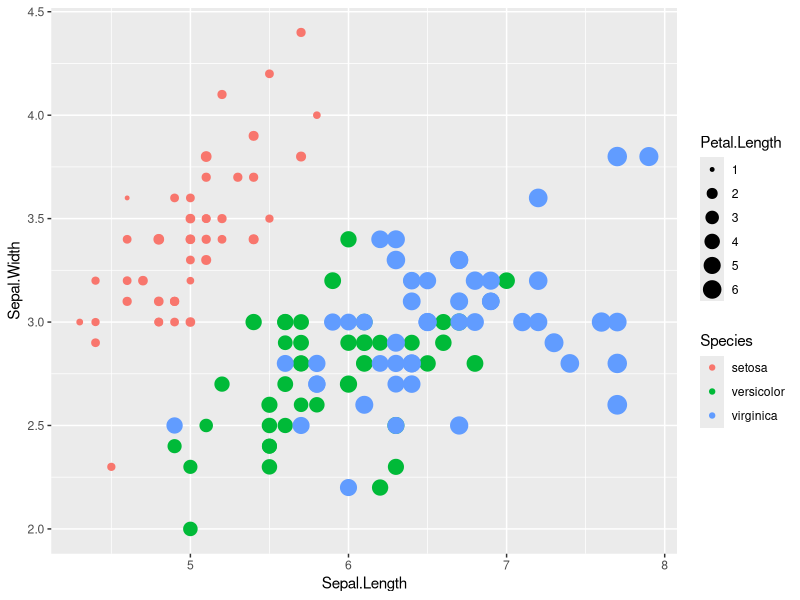
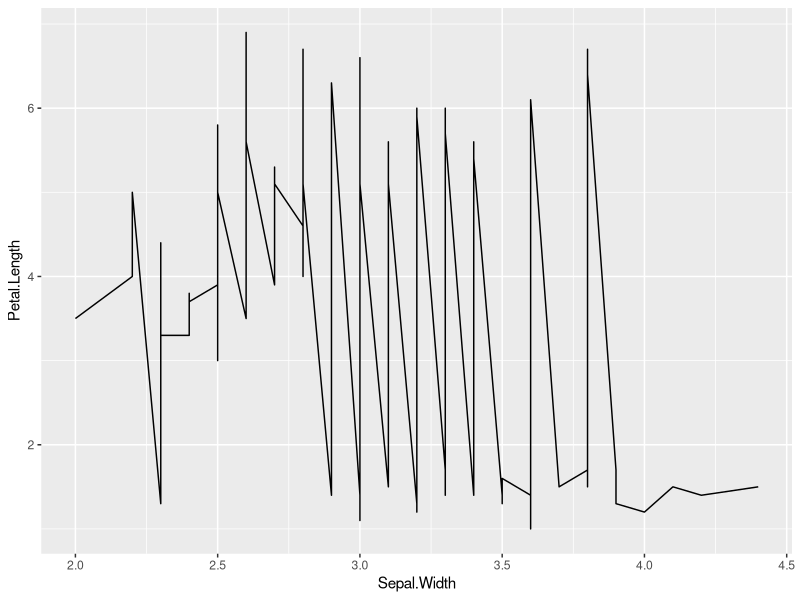
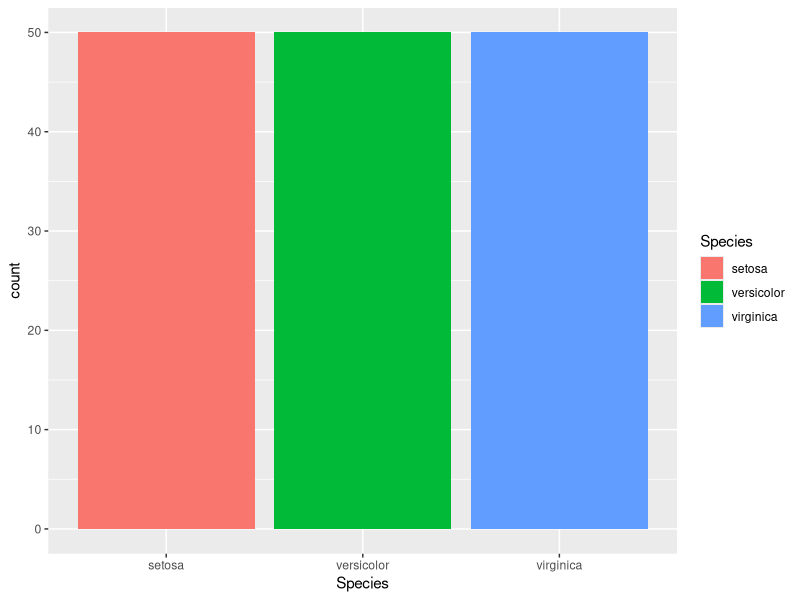
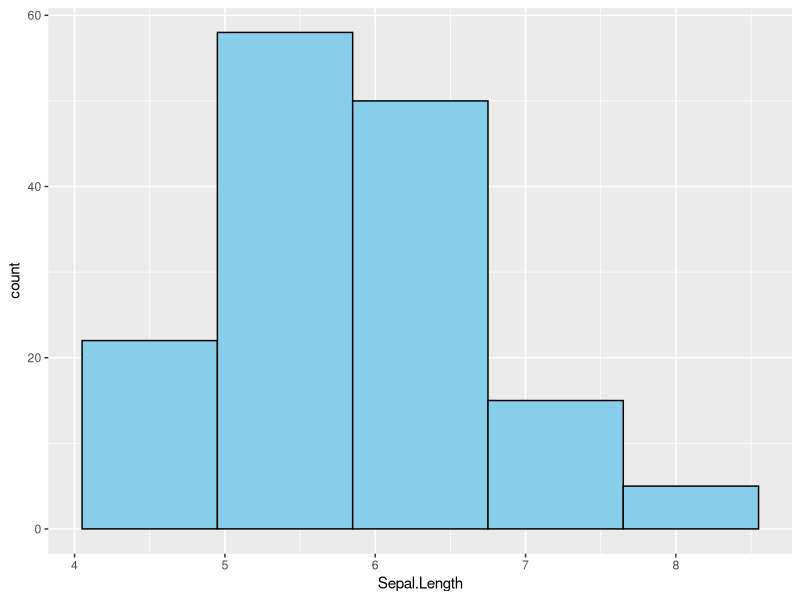
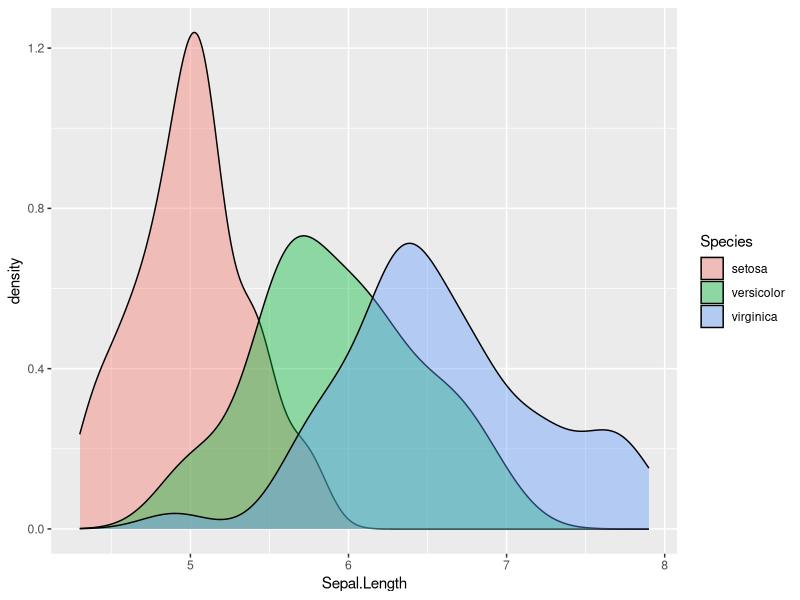

Here is the R script that generated these plots, in order:
## ---- chunk 1
rm(list = ls())
## ---- chunk 2
library(dplyr)
head(iris)
str(iris)
summary(iris)
## ---- chunk 3
iris |> #|> is a pipe operator used to chain different functions together
  dplyr::select("Sepal.Width","Petal.Length")
## ---- chunk 4
iris |> 
  dplyr::select("Sepal.Width","Petal.Length", "Species")
## ---- chunk 5
iris |> 
  dplyr::select(-Sepal.Width)
## ---- chunk 6
iris |> 
  slice(20:45) |>
  dplyr::select(,c(1, 2))
## ---- chunk 7
iris |>
  dplyr::filter(Sepal.Length > 6 ,Species == c("virginica","versicolor"))
## ---- chunk 8
head(arrange(iris , desc(Sepal.Length)))
## ---- chunk 9
iris |>
  mutate(
    sepal.ratio = Sepal.Length/Sepal.Width
  )
## ---- chunk 10
iris |> 
  mutate(sepal.ratio = Sepal.Length / Sepal.Width) |>
  select(Species, sepal.ratio)
## ---- chunk 11
iris |>
  mutate(
    Petal.size = ifelse(Petal.Length > 4, "Large", "Small")
  )
## ---- chunk 12
    iris |>
      summarise(
        mean_sepal = mean(Sepal.Length),
        min_sepal = min(Sepal.Length),
        max_sepal = max(Sepal.Length)
      )
## ---- chunk 13
DF = data.frame(
  name = c("A","B","C","D"),
  salary = c(50000, NA, 60000, NA),
  age = c(25, 30, NA, 35)
)
## ---- chunk 14
is.na(DF)
## ---- chunk 15
library("tidyr")
DF |>
  drop_na()
## ---- chunk 16
DF %>%
  replace_na(
    list(
      salary=0,
      age=0
    ))
## ---- chunk 17
marks <-
  data.frame(
    Student = c("A","B","C"),
    Maths = c(80,70,90),
    Science = c(75,85,88),
    English = c(90,80,85)
  )
## ---- chunk 18
long_marks = marks |>
  pivot_longer(
    cols = Maths:English,
    names_to = "Subject",
    values_to = "Marks"
  )
## ---- chunk 19
wide_marks = long_marks |>
  pivot_wider(
    names_from = Subject,
    values_from = Marks
  )
## ---- chunk 20
students <- data.frame(
  ID=c(1,2,3,4),
  Names=c("A","B","c","D")
)

marks <- data.frame(
  ID = c(1,2,3,5),
  Marks = c(80,75,90,60)
)
## ---- chunk 21
#1)inner_join(): Returns only rows where there is a match in both data frames, discarding unmatched rows from either side. 
inner_join(students, marks, by = "ID")

#2)left_join(): Returns all rows from the first data frame (x) and matching rows from the second (y), filling in NA for non-matches in y. 
left_join(students, marks, by = "ID")

#3)right_join(): Returns all rows from the second data frame (y) and matching rows from the first (x), filling in NA for non-matches in x. 
right_join(students, marks, by = "ID")

#4)full_join(): Returns all rows from both data frames, matching where possible and using NA for missing values on either side.
full_join(students, marks, by = "ID")
## ---- chunk 22
library(ggplot2)
data(iris)
## ---- chunk 23
ggplot(iris,
       aes(#asthetic
         x = Sepal.Length,
         y = Sepal.Width, 
         size = Petal.Length,
         color = Species)
) + geom_point()
## ---- chunk 24
ggplot(iris,
       aes(
         x = Sepal.Width,
         y = Petal.Length
       )
) + geom_line()
## ---- chunk 25
ggplot(iris,
       aes(x= Species,
           fill = Species)
) + geom_bar()
## ---- chunk 26
ggplot(iris,
       aes(x = Sepal.Length))+ 
  geom_histogram(bins =5,
                 fill = "skyblue",
                 colour = "black")
## ---- chunk 27
ggplot(
  iris,
  aes(
    x = Sepal.Length,
    fill = Species
  )
) + geom_density(alpha = 0.4)
